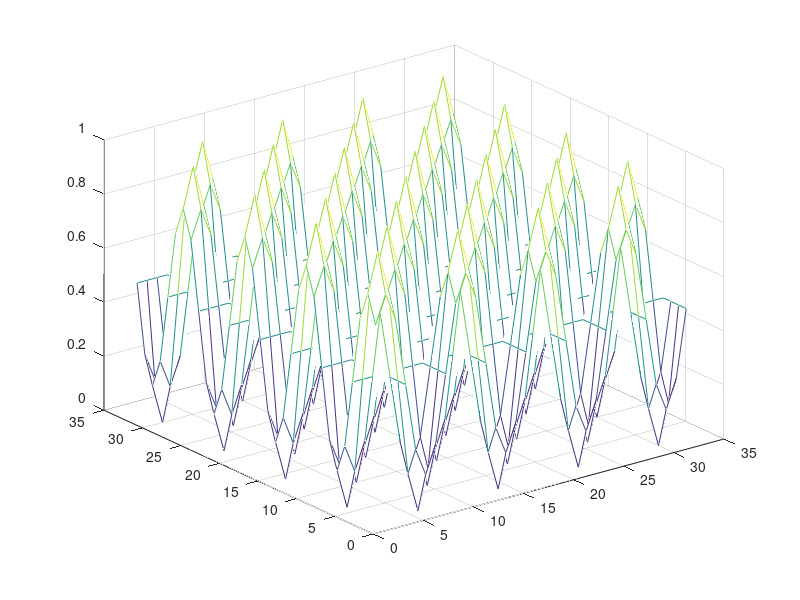

Write the MATLAB code that produced this figure. (Note: this script raises an error after producing the figure.)
% Generate the signal
img_size = 32;
omega = 0.25*pi;
[X,Y] = meshgrid(1:img_size);
Z = sin(omega.*X).*sin(omega.*Y);
Z = (Z+1)./2;
% Z = mat2gray(Z);
% figure;
% mesh(X,Y,Z);
% figure;

% imshow(Z, []);

signal = Z;


figure;
mesh(signal);
k = 1./(2*(omega)^2);
T = 10;
mean_env = conv_mean_env(signal, k, T);
residual = signal - mean_env;
[zmax,imax,zmin,imin] = extrema2(signal);
[max_i, max_j] = ind2sub(size(signal), imax);
hold on;
scatter3(max_j,max_i,zmax,'filled');

n = length(max_i);
[a,b] = meshgrid(1:n, 1:n);
dmat = sqrt((max_i(a)-max_i(b)).^2 + (max_j(a)-max_j(b)).^2);

dmat(~dmat) = Inf;
[shortest_dist, ind] = min(dmat(:));
[I_A, I_B] = ind2sub(size(dmat),ind);

scatter3(max_j(I_A),max_i(I_A),zmax(I_A),'filled','r');
scatter3(max_j(I_B),max_i(I_B),zmax(I_B),'filled','r');


% omega = 2*pi./ (sqrt(2)*size(signal,1)./shortest_dist)
omega1 = 2*pi*(size(signal,1)./shortest_dist_x)
omega2 = 2*pi*(size(signal,1)./shortest_dist_y)
k = 1./(omega1^2 + omega2^2)


figure;
mesh(mean_env);

figure;
mesh(residual);
